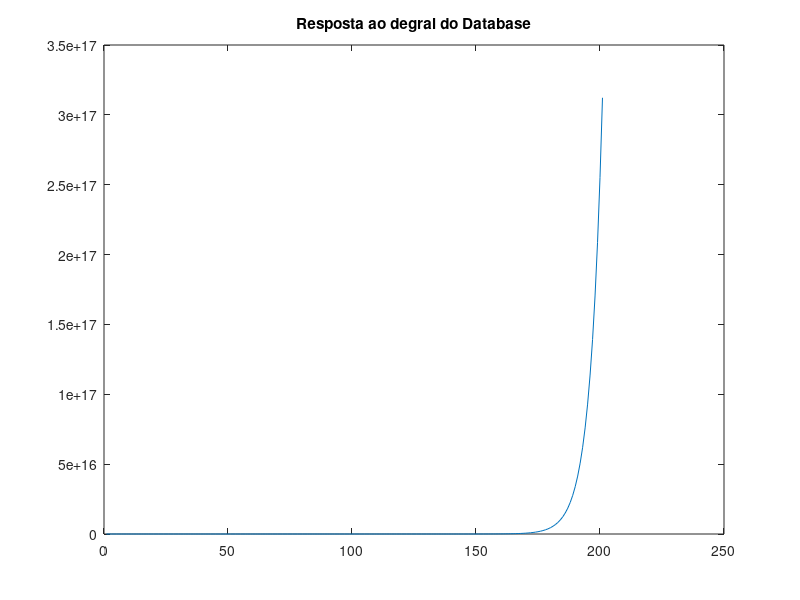
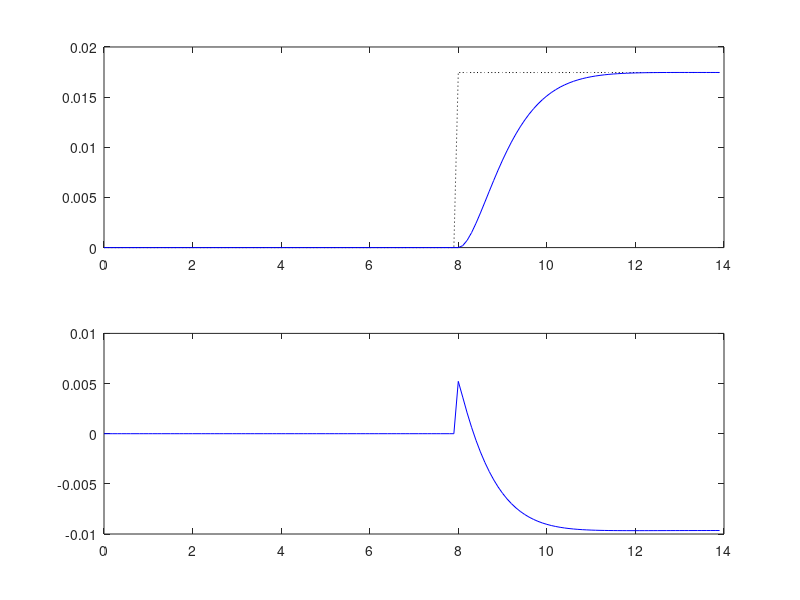

These charts were generated, in order, by the following MATLAB code:
%% Atividade 05: Projetar e implementar, por simulação, o  PMVC, DMC e GPC.
clear all; close all; clc;

%% Parametros
Ts = 0.1;                 % periodo de amostragem (s)
td = 0;                 % atraso continuo (s)
d = round((td/Ts) + 1)  % atraso discreto (em amostras)

Ny = 10; Nu = 1;         % horizonte de predição
lam = 1;             % fator de ponderação de controle

%% Planta a) Dinâmica do ângulo de roll do VLS-1 em Max Q

% Modelo contínuo
    Gs = tf(7.3734, [1  0 -4.077])
    
    % Verificando os autovalores
    disp('Autovalores da planta:')
    eig(Gs)

% Modelo discreto
    Gz = c2d(Gs,Ts, 'zoh')
        Az = Gz.den{1};
            a1 = Az(2); a2 = Az(3);
        Bz = Gz.num{1}
            b0 = Bz(2); b1 = Bz(3);

%% DMC

% Resposta ao degral para criar o database
tfinal = 2; 
Ntest = round(tfinal/Ts); 
y = step(Gz,Ntest); figure; plot(y); title('Resposta ao degral do Database');

g = y(1:81); 
g = g(2:81);    % Remark: getting rid of the null initial value!
N = length(g); 
clear y;

% Matriz G
Gorig = toeplitz(g); % Toeplitz Matrix based on g
Gorig = tril(Gorig); % Lower Trianglar matrix based on Gorig

  G = Gorig(1:Ny,1:Nu)

% Ganho baseado em G e lam
  K = inv( G'*G +lam*eye(Nu,Nu) )*G'

  K1 = K(1,:)

% Matriz F
Fi = []; 
  for i = 1:N-Ny % REMARK!!!
      Fi = [Fi g(i+1:Ny+i,1)-g(i,1)];
  end
    F = [ones(Ny,1) Fi];
    
%% Simulação
tfinal = tfinal*7; 
Nsim = round(tfinal/Ts); % total number of iterations for the sim.

r(1:N)=0; r(N+1:Nsim+Ny)= 1*(pi/180);
r = r'; % Making sure that this is a column vector!

for k = 1:N % initial conditions (N is huge!)
    y(k)=0;
    u(k)=0;
    du(k)=0;
end
for k = N+1:Nsim
    % Plant model
    y(k) = -a1*y(k-1) -a2*y(k-2) +b0*u(k-d) +b1*u(k-d-1);

    % DMC
      U = []; % du(k) regressors
      for i=1:N-Ny
          U = [U; du(k-i)];
      end
      x = [y(k);U];

      % Control law
      du(k) = K1*( r(k:k+Ny-1,1)-F*x );

      u(k) = u(k-1) +du(k);

      % Saturação
        % if u(k) >= 0.06981
        %   u(k) = 0.06981;
        % elseif u(k) <= 0
        %   u(k) = 0;
        % end
end

%% Plots
t=0:Ts:Nsim*Ts-Ts;
figure;
subplot(211)
    plot(t,r(1:Nsim),':k'); hold;
    plot(t,y,'b');

subplot(212)
    plot(t,u,'b');
